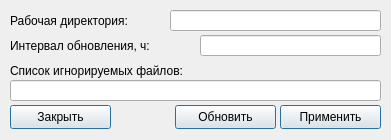
<?xml version="1.0" encoding="UTF-8"?>
<ui version="4.0">
 <class>ConfigureWindow</class>
 <widget class="QMainWindow" name="ConfigureWindow">
  <property name="geometry">
   <rect>
    <x>0</x>
    <y>0</y>
    <width>391</width>
    <height>140</height>
   </rect>
  </property>
  <property name="sizePolicy">
   <sizepolicy hsizetype="Fixed" vsizetype="Fixed">
    <horstretch>0</horstretch>
    <verstretch>0</verstretch>
   </sizepolicy>
  </property>
  <property name="windowTitle">
   <string>Настроить сервис</string>
  </property>
  <widget class="QWidget" name="centralwidget">
   <widget class="QLabel" name="label_timeSleep">
    <property name="geometry">
     <rect>
      <x>10</x>
      <y>35</y>
      <width>181</width>
      <height>21</height>
     </rect>
    </property>
    <property name="text">
     <string>Интервал обновления, ч:</string>
    </property>
   </widget>
   <widget class="QLineEdit" name="lineEdit_timeSleep">
    <property name="geometry">
     <rect>
      <x>200</x>
      <y>35</y>
      <width>181</width>
      <height>21</height>
     </rect>
    </property>
    <property name="sizePolicy">
     <sizepolicy hsizetype="Fixed" vsizetype="Fixed">
      <horstretch>0</horstretch>
      <verstretch>0</verstretch>
     </sizepolicy>
    </property>
    <property name="alignment">
     <set>Qt::AlignRight|Qt::AlignTrailing|Qt::AlignVCenter</set>
    </property>
   </widget>
   <widget class="QPushButton" name="button_refresh">
    <property name="geometry">
     <rect>
      <x>175</x>
      <y>105</y>
      <width>101</width>
      <height>24</height>
     </rect>
    </property>
    <property name="sizePolicy">
     <sizepolicy hsizetype="Fixed" vsizetype="Fixed">
      <horstretch>0</horstretch>
      <verstretch>0</verstretch>
     </sizepolicy>
    </property>
    <property name="text">
     <string>Обновить</string>
    </property>
    <property name="default">
     <bool>true</bool>
    </property>
   </widget>
   <widget class="QLabel" name="label_directory">
    <property name="geometry">
     <rect>
      <x>10</x>
      <y>10</y>
      <width>141</width>
      <height>21</height>
     </rect>
    </property>
    <property name="text">
     <string>Рабочая директория:</string>
    </property>
   </widget>
   <widget class="QLineEdit" name="lineEdit_ignoreList">
    <property name="geometry">
     <rect>
      <x>10</x>
      <y>80</y>
      <width>371</width>
      <height>21</height>
     </rect>
    </property>
    <property name="sizePolicy">
     <sizepolicy hsizetype="Fixed" vsizetype="Fixed">
      <horstretch>0</horstretch>
      <verstretch>0</verstretch>
     </sizepolicy>
    </property>
    <property name="alignment">
     <set>Qt::AlignRight|Qt::AlignTrailing|Qt::AlignVCenter</set>
    </property>
   </widget>
   <widget class="QPushButton" name="button_apply">
    <property name="geometry">
     <rect>
      <x>280</x>
      <y>105</y>
      <width>101</width>
      <height>24</height>
     </rect>
    </property>
    <property name="sizePolicy">
     <sizepolicy hsizetype="Fixed" vsizetype="Fixed">
      <horstretch>0</horstretch>
      <verstretch>0</verstretch>
     </sizepolicy>
    </property>
    <property name="text">
     <string>Применить</string>
    </property>
    <property name="default">
     <bool>true</bool>
    </property>
   </widget>
   <widget class="QLabel" name="label_ignoreList">
    <property name="geometry">
     <rect>
      <x>10</x>
      <y>60</y>
      <width>201</width>
      <height>21</height>
     </rect>
    </property>
    <property name="text">
     <string>Список игнорируемых файлов:</string>
    </property>
   </widget>
   <widget class="QLineEdit" name="lineEdit_directory">
    <property name="geometry">
     <rect>
      <x>170</x>
      <y>10</y>
      <width>211</width>
      <height>21</height>
     </rect>
    </property>
    <property name="sizePolicy">
     <sizepolicy hsizetype="Fixed" vsizetype="Fixed">
      <horstretch>0</horstretch>
      <verstretch>0</verstretch>
     </sizepolicy>
    </property>
    <property name="alignment">
     <set>Qt::AlignRight|Qt::AlignTrailing|Qt::AlignVCenter</set>
    </property>
   </widget>
   <widget class="QPushButton" name="button_close">
    <property name="geometry">
     <rect>
      <x>10</x>
      <y>105</y>
      <width>101</width>
      <height>24</height>
     </rect>
    </property>
    <property name="sizePolicy">
     <sizepolicy hsizetype="Fixed" vsizetype="Fixed">
      <horstretch>0</horstretch>
      <verstretch>0</verstretch>
     </sizepolicy>
    </property>
    <property name="text">
     <string>Закрыть</string>
    </property>
    <property name="default">
     <bool>true</bool>
    </property>
   </widget>
  </widget>
 </widget>
 <tabstops>
  <tabstop>lineEdit_directory</tabstop>
  <tabstop>lineEdit_timeSleep</tabstop>
  <tabstop>lineEdit_ignoreList</tabstop>
  <tabstop>button_refresh</tabstop>
  <tabstop>button_apply</tabstop>
  <tabstop>button_close</tabstop>
 </tabstops>
 <resources/>
 <connections/>
</ui>
